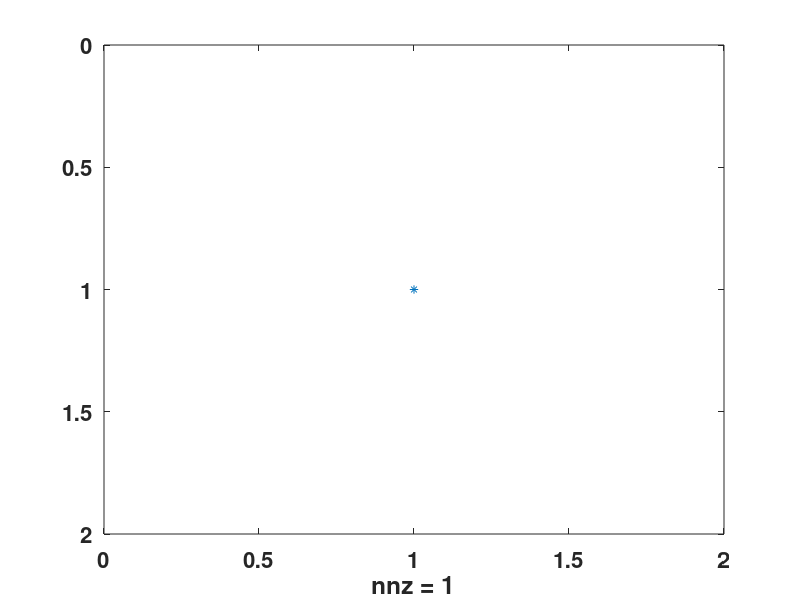

Write the MATLAB code that produced this figure.
function[varargout] = exspy(varargin);

% Implements the matlab semilogy function, but does some 
% modification of the plot so that it's readable upon
% export;

spy(varargin{:},20);

%for q = 1:length(hand);
%  set(hand,'LineWidth',3);
%  set(hand,'MarkerSize',20);
%end

set(gca, 'FontSize', 16,'fontweight', 'b');

%if nargout>=1;
%  varargout{1} = hand;
%end
